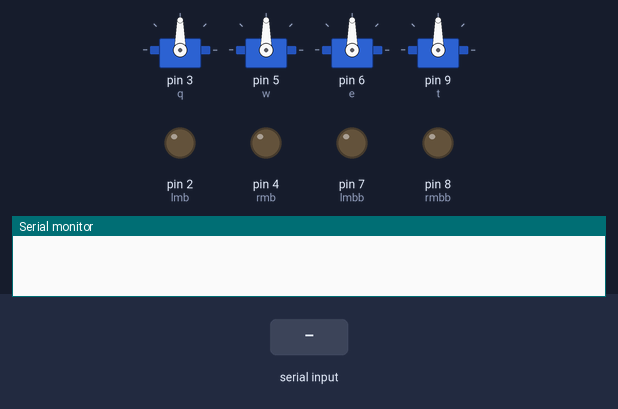
The sketch below on a simulated Arduino Uno, built with avr-gcc and run on an emulated ATmega328P. Parts: 4 × servo, output pins drawn as LEDs (lit = HIGH), the last lines printed to the serial monitor. Inputs (shaded band) come from the test bench.

Above: at 1.2 s.
1.3 s: "F" received over Serial
At 2.5 s:
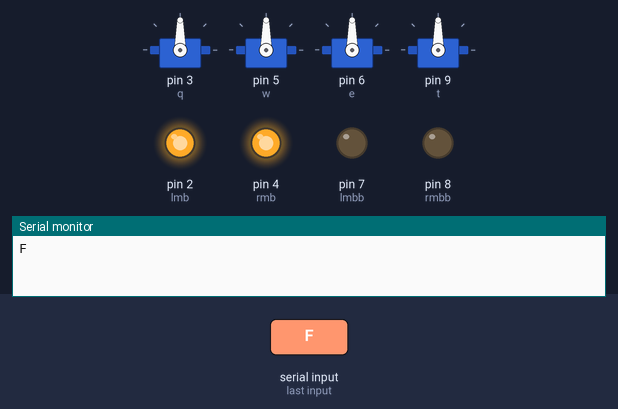
2.8 s: byte 101 ('e') received over Serial
At 3.6 s:
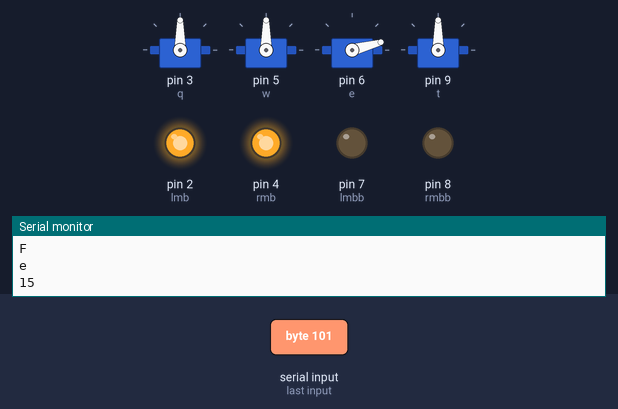
4.3 s: byte 84 ('T') received over Serial
At 4.7 s:
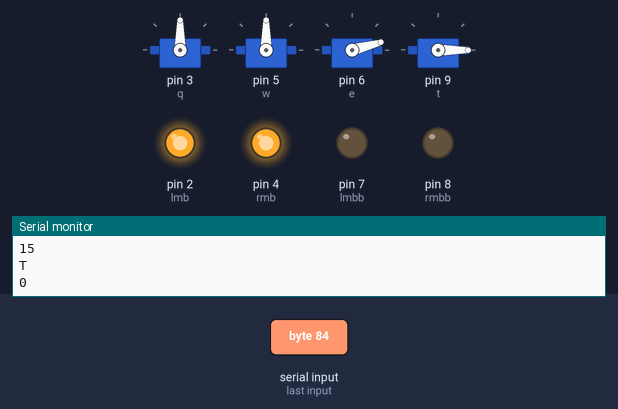
5.8 s: byte 116 ('t') received over Serial
At 7.0 s:
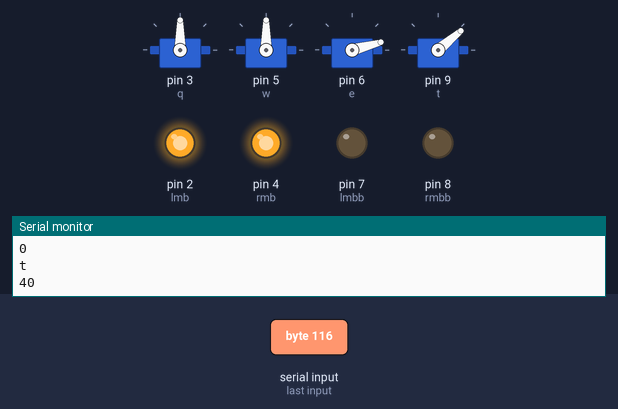
7.3 s: "B" received over Serial
At 8.2 s:
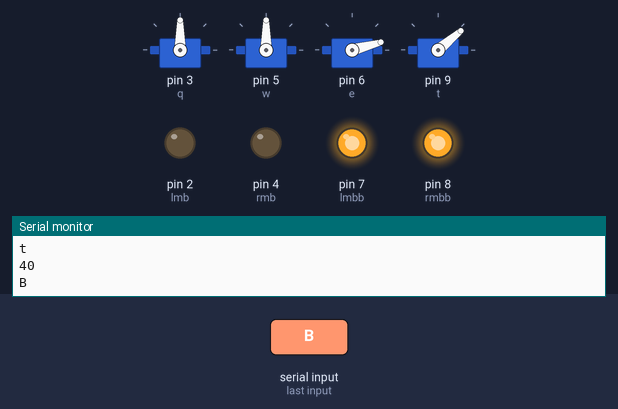
8.8 s: "R" received over Serial
At 9.4 s:
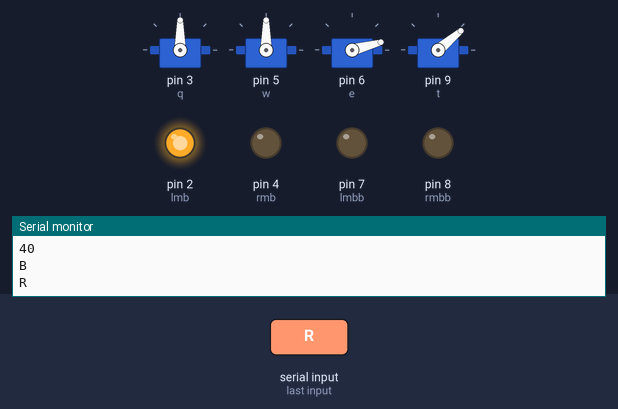
Timing chart, 0 to 11.3 s (numbered marks = the images above; inputs shaded):
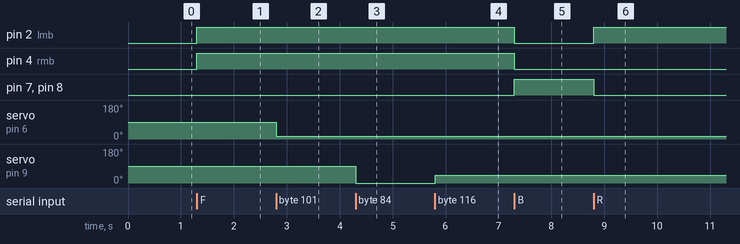

The sketch:

RC_DIGI.ino
```cpp
#define lmb 2
 #define rmb 4
 #define lmbb 7
 #define rmbb 8
#include <Servo.h>
Servo q;
Servo w;
Servo e;
Servo t;
int i ;
int o ;
int p ;
int k ;
 char d;
int x=100;

int inc=4;
void setup() {
  Serial. begin(9600);
 pinMode(lmb, OUTPUT);
 pinMode (rmb , OUTPUT);
 pinMode(lmbb , OUTPUT);
 pinMode (rmbb , OUTPUT);
  q.attach(3);
  w.attach(5);
  e.attach(6);
  t.attach(9);

}

void loop() {
  if (Serial.available()){
    d=Serial.read();
    Serial.println(d);
     if(d=='F'){
      digitalWrite(lmb,HIGH);
      digitalWrite(lmbb,LOW);
      digitalWrite(rmb,HIGH);
      digitalWrite(rmbb,LOW);
      }
    else if(d=='B'){
      digitalWrite(lmb,LOW);
      digitalWrite(lmbb,HIGH);
      digitalWrite(rmb,LOW);
      digitalWrite(rmbb,HIGH);
        }
   else if(d=='R'){
    digitalWrite(lmb,HIGH);
      digitalWrite(lmbb,LOW);
      digitalWrite(rmb,LOW);
      digitalWrite(rmbb,LOW);
    }
    else if(d=='L'){
   digitalWrite(lmb,LOW);
      digitalWrite(lmbb,LOW);
      digitalWrite(rmb,HIGH);
      digitalWrite(rmbb,LOW);
}

  else if(d=='S')
      {
      digitalWrite(lmb,LOW);
      digitalWrite(lmbb,LOW);
      digitalWrite(rmb,LOW);
      digitalWrite(rmbb,LOW);

  }
    if(d=='Q'){
    if(i>180){
      i=180;
    }
    q.write(i);
    Serial.println(i);
    i=i+inc;
    delay(x);
    }
    else if(d=='q'){
    if(i<0){
      i=0;
    }
    q.write(i);
    Serial.println(i);
    i=i-inc;
    delay(x);
    }
    else if(d=='W'){
    if(o>120){
      o=120;
    }
    w.write(o);
    Serial.println(o);
    o=o+inc;
    delay(x);
    }
    else if(d=='w'){
    if(o<45){
      o=45;
    }
    w.write(o);
    Serial.println(o);
    o=o-inc;
    delay(x);
    }
    else if(d=='E'){
    if(p>175){
      p=175;
    }
    e.write(p);
    Serial.println(p);
    p=p+inc;
    delay(x);
    }
    else if(d=='e'){
    if(p<15){
      p=15;
    }
    e.write(p);
    Serial.println(p);
    p=p-inc;
    delay(x);
    }
    else if(d=='T'){
    if(k>100){
      k=100;
    }
    t.write(k);
    Serial.println(k);
    k=k+inc;
    delay(x);
    }
    else if(d=='t'){
    if(k<40){
      k=40;
    }
    t.write(k);
    Serial.println(k);
    k=k-inc;
    delay(x);
    }


  }

}
```

Measured:
- after the input at 1.3 s, pin 2 (lmb), pin 4 (rmb): LOW → HIGH at once
- after the input at 2.8 s, servo on pin 6 (e): 90° → 15° at once
- after the input at 4.3 s, servo on pin 9 (t): 90° → 0° at once
- after the input at 5.8 s, servo on pin 9 (t): 0° → 40° at once
- after the input at 7.3 s, pin 2 (lmb), pin 4 (rmb): HIGH → LOW at once; pin 7 (lmbb), pin 8 (rmbb): LOW → HIGH at once
- after the input at 8.8 s, pin 2 (lmb): LOW → HIGH at once; pin 7 (lmbb), pin 8 (rmbb): HIGH → LOW at once
